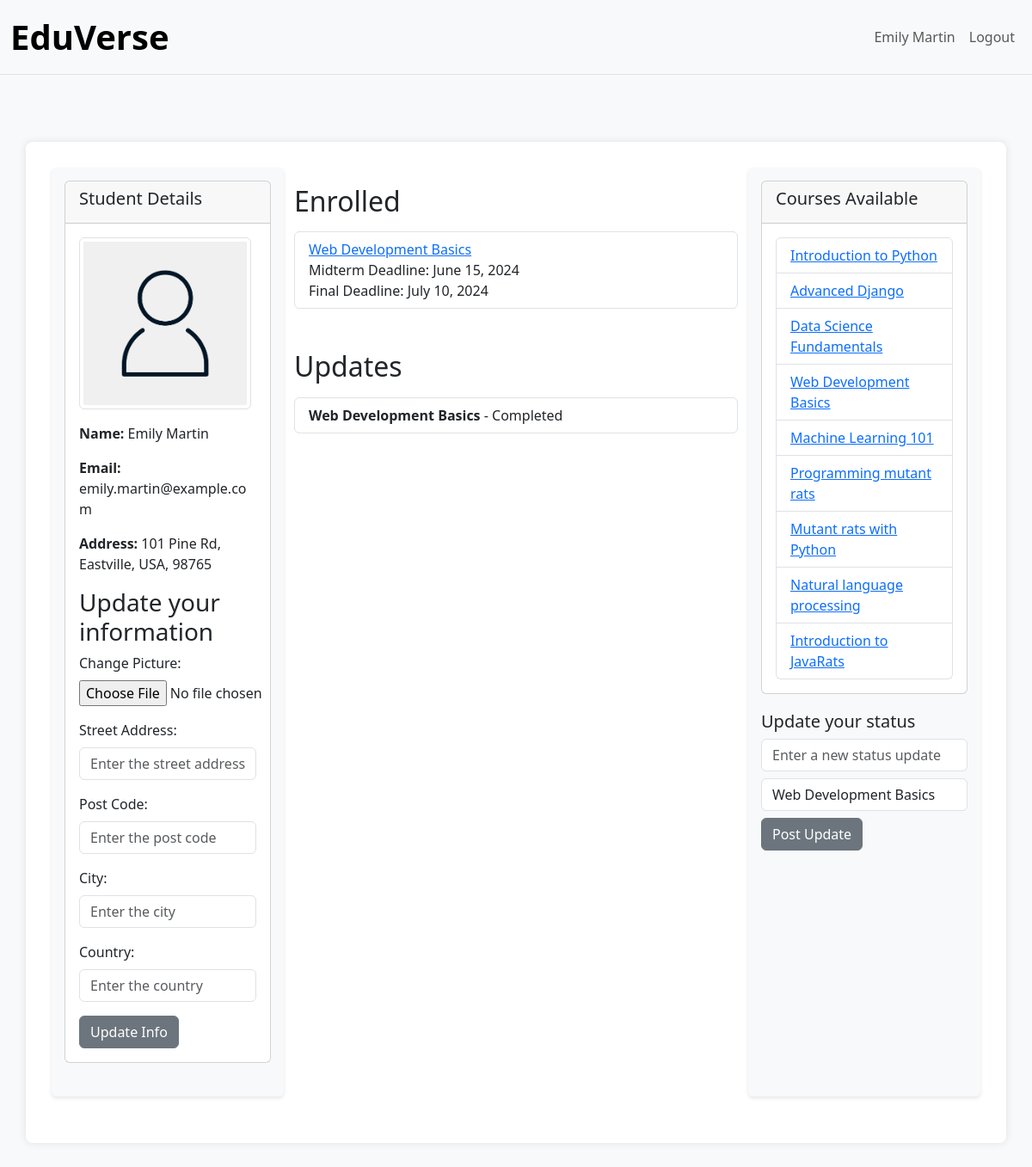
The app's page /student/3/ with its own data.
### EduVerse/models.py (models this page shows, shortened)
class Student(models.Model):
    user = models.OneToOneField(settings.AUTH_USER_MODEL, on_delete=models.CASCADE, related_name='student_profile')
    profile_picture = models.ImageField(upload_to='picture_profile/', null=True, blank=True, default='images/placeholder.png')
    class Meta:
        db_table = 'EduVerse_student'

class User(AbstractUser):
    ROLE_CHOICES = (
        ('student', 'Student'),
        ('teacher', 'Teacher'),
    )
    user_type = models.CharField(max_length=10, choices=ROLE_CHOICES)
    date_of_birth = models.DateField(null=True, blank=True)
    email = models.EmailField(unique=True)
    USERNAME_FIELD = 'email'
    REQUIRED_FIELDS = ['first_name', 'last_name']
    objects = UserManager()
    def get_full_name(self):
        return f"{self.first_name} {self.last_name}"
    class Meta:
        db_table = 'EduVerse_user'

class Address(models.Model):
    street_address = models.CharField(max_length=255)
    post_code = models.CharField(max_length=20)
    city = models.CharField(max_length=100)
    country = models.CharField(max_length=100)
    user = models.OneToOneField(settings.AUTH_USER_MODEL, on_delete=models.CASCADE, related_name='address', default=1)
    def __str__(self):
        return f"{self.street_address}, {self.city}, {self.country}, {self.post_code}"
    class Meta:
        db_table = 'EduVerse_address'

class Course(models.Model):
    course_id = models.AutoField(primary_key=True)
    course_name = models.CharField(max_length=255)
    course_start_date = models.DateField()
    course_length = models.IntegerField()
    midterm_deadline = models.DateField()
    final_deadline = models.DateField()
    teacher = models.ForeignKey('Teacher', on_delete=models.CASCADE, related_name='courses_taught', default=1)
    students = models.ManyToManyField('Student', through='Enrollment', related_name='enrolled_courses', limit_choices_to={'user_type': 'student'})
    materials = models.FileField(upload_to='course_materials/', null=True, blank=True)
    class Meta:
        db_table = 'EduVerse_course'

class Enrollment(models.Model):
    student = models.ForeignKey('Student', on_delete=models.CASCADE)
    course = models.ForeignKey('Course', on_delete=models.CASCADE)
    status_update = models.TextField(blank=True)
    enrollment_date = models.DateTimeField(auto_now_add=True)
    class Meta:
        db_table = 'EduVerse_enrollment'
        unique_together = ('student', 'course')

### EduVerse/views.py (the view)
# urls.py: path('student/<int:pk>/', views.student_home, name='student_home'),
def student_home(request, pk):
    student = get_object_or_404(Student, pk=pk)
    enrolled_courses = Course.objects.filter(students=student)
    available_courses = Course.objects.all()
    enrollments = Enrollment.objects.filter(student=student).order_by('-enrollment_date')
    if request.method == 'POST':
        if 'status_update' in request.POST:
            status_update = request.POST.get('status_update')
            course_id = request.POST.get('course')
            course = Course.objects.get(pk=course_id)
            enrollment, created = Enrollment.objects.get_or_create(student=student, course=course)
            enrollment.status_update = status_update
            enrollment.save()
            form = StudentUpdateForm(instance=student)
        else:
            form = StudentUpdateForm(request.POST, request.FILES, instance=student)
            if form.is_valid():
                student = form.save(commit=False)
                user = student.user
                address = user.address
                changed_fields = form.changed_data
                if 'street_address' in changed_fields:
                    address.street_address = form.cleaned_data.get('street_address', address.street_address)
                if 'post_code' in changed_fields:
                    address.post_code = form.cleaned_data.get('post_code', address.post_code)
                if 'city' in changed_fields:
                    address.city = form.cleaned_data.get('city', address.city)
                if 'country' in changed_fields:
                    address.country = form.cleaned_data.get('country', address.country)
                address.save()
                student.save()
                return redirect('student_home', pk=pk)
            else:
                print("Form errors:", form.errors)
    else:
        form = StudentUpdateForm(instance=student)
    context = {
        'student': student,
        'enrolled_courses': enrolled_courses,
        'enrollments': enrollments,
        'form': form,
        'available_courses': available_courses,
    }
    return render(request, 'student.html', context)

### EduVerse/forms.py
class StudentUpdateForm(forms.ModelForm):
    street_address = forms.CharField(
        widget=forms.TextInput(attrs={'class': 'form-control', 'placeholder': 'Enter the street address'}),
        required=False
    )
    post_code = forms.CharField(
        widget=forms.TextInput(attrs={'class': 'form-control', 'placeholder': 'Enter the post code'}),
        required=False
    )
    city = forms.CharField(
        widget=forms.TextInput(attrs={'class': 'form-control', 'placeholder': 'Enter the city'}),
        required=False
    )
    country = forms.CharField(
        widget=forms.TextInput(attrs={'class': 'form-control', 'placeholder': 'Enter the country'}),
        required=False
    )
    class Meta:
        model = Student
        fields = ['profile_picture', 'street_address', 'post_code', 'city', 'country']
        widgets = {
            'profile_picture': forms.ClearableFileInput(attrs={'class': 'form-control-file'}),
        }

### EduVerse/templates/student.html (shortened to what this page needs)
{% extends "base.html" %}
{% load django_bootstrap5 static crispy_forms_tags %}
{% block navbar_items %}
    {% if student %}
    <li class="nav-item">
        <a class="nav-link" href="{% url 'student_home' student.pk %}">{{ student.user.get_full_name }}</a>
    </li>
    {% endif %}
    <li class="nav-item">
        <form method="post" action="{% url 'logout' %}" class="d-inline">
            <button type="submit" class="nav-link btn btn-link">Logout</button>
        </form>
    </li>
{% endblock %}
{% block content %}
<div class="container mt-5">
    <div class="row">
        <div class="col-md-4 col-sm-12 mb-4 sidebar" id="sidebar-left">
            <div class="card mb-4">
                <div class="card-header">
                    <h5 class="card-title">Student Details</h5>
                </div>
                <div class="card-body">
                    {% if student.profile_picture %}
                        <img src="{{ student.profile_picture.url }}" alt="Current Profile Picture" class="img-thumbnail mb-3" style="max-width: 200px;">
                    {% else %}
                        <p>No profile picture available.</p>
                    {% endif %}
                    <p class="card-text"><strong>Name:</strong> {{ student.user.get_full_name }}</p>
                    <p class="card-text"><strong>Email:</strong> {{ student.user.email }}</p>
                    <p class="card-text"><strong>Address:</strong> {{ student.user.address }}</p>
                    <h3>Update your information</h3>
                    <form method="post" enctype="multipart/form-data">
                        <div class="mb-3">
                            <label for="id_profile_picture" class="form-label">Change Picture:</label>
                            <input type="file" name="profile_picture" accept="image/*" id="id_profile_picture" class="form-control-file">
                        </div>
                        <div class="mb-3">
                            <label for="id_street_address" class="form-label">Street Address:</label>
                            <input type="text" name="street_address" id="id_street_address" class="form-control" placeholder="Enter the street address">
                        </div>
                        <div class="mb-3">
                            <label for="id_post_code" class="form-label">Post Code:</label>
                            <input type="text" name="post_code" id="id_post_code" class="form-control" placeholder="Enter the post code">
                        </div>
                        <div class="mb-3">
                            <label for="id_city" class="form-label">City:</label>
                            <input type="text" name="city" id="id_city" class="form-control" placeholder="Enter the city">
                        </div>
                        <div class="mb-3">
                            <label for="id_country" class="form-label">Country:</label>
                            <input type="text" name="country" id="id_country" class="form-control" placeholder="Enter the country">
                        </div>
                        <button type="submit" class="btn btn-secondary">Update Info</button>
                    </form>
                </div>
            </div>
        </div>
        <div class="col-md-6 col-sm-12 mb-4">
            <div class="mb-5">
                <h2 class="mb-3">Enrolled</h2>
                <ul class="list-group">
                    {% for course in enrolled_courses %}
                    <li class="list-group-item" data-course-id="{{ course.pk }}">
                            <a href="{% url 'course_home' course.pk %}">{{ course.course_name }}</a>
                            <ul class="list-unstyled">
                                <li>Midterm Deadline: {{ course.midterm_deadline }}</li>
                                <li>Final Deadline: {{ course.final_deadline }}</li>
                            </ul>
                        </li>
                    {% empty %}
                        <li class="list-group-item">No courses enrolled</li>
                    {% endfor %}
                </ul>
            </div>
            <div class="mb-5">
                <h2 class="mb-3">Updates</h2>
                <ul class="list-group">
                    {% for enrollment in enrollments %}
                        <li class="list-group-item" data-course-id="{{ enrollment.course.pk }}">
                            <strong>{{ enrollment.course.course_name }}</strong> - {{ enrollment.status_update }}
                        </li>
                    {% empty %}
                        <li class="list-group-item">No status updates</li>
                    {% endfor %}
                </ul>
            </div>
        </div>
        <div class="col-md-4 col-sm-12 mb-4 sidebar" id="sidebar-right">
            <div class="card">
                <div class="card-header">
                    <h5 class="card-title">Courses Available</h5>
                </div>
                <div class="card-body">
                    <ul class="list-group">
                        {% for course in available_courses %}
                            <li class="list-group-item">
                                <a href="{% url 'course_home' course.pk %}">{{ course.course_name }}</a>
                            </li>
                        {% empty %}
                            <li class="list-group-item">No courses available</li>
                        {% endfor %}
                    </ul>
                </div>
            </div>
            <div class="updateStatus">
                <div class="status-header">
                    <h5 class="status-title">Update your status</h5>
                </div>
                <form method="post" action=".">
                    <input type="text" name="status_update" placeholder="Enter a new status update" class="form-control mb-2">
                    <select name="course" class="form-control mb-2">
                        {% for course in enrolled_courses %}
                            <option value="{{ course.pk }}">{{ course.course_name }}</option>
                        {% endfor %}
                    </select>
                    <button type="submit" class="btn btn-secondary">Post Update</button>
                </form>
            </div>
        </div>
    </div>
</div>
{% endblock %}

### EduVerse/static/CSS/stylesheet.css (style rules this page uses)
body { background-color: #f8f9fa; height: 100vh; margin: 0; display: flex; flex-direction: column; }
.container { width: 100%; flex: 1; padding: 30px; background: #fff; border-radius: 8px; box-shadow: 0 0 10px rgba(0, 0, 0, 0.1); display: flex; flex-direction: column; justify-content:space-evenly !important; align-items: center; }
.row { width: 100%; display: flex; justify-content: start; }
#sidebar-left, #sidebar-right { width: 25%; }
.col-md-6 { padding-top: 20px; }
.sidebar { background-color: #f8f9fa; padding: 15px; border-radius: 5px; box-shadow: 0 2px 4px rgba(0,0,0,0.1); }
.updateStatus { margin-top: 20px; }

### records on screen
Student: user.get_full_name "Emily Martin", profile_picture (placeholder picture), user.email "emily.martin@example.com", user.address "101 Pine Rd, Eastville, USA, 98765"
Course: course_name "Web Development Basics", midterm_deadline "June 15, 2024", final_deadline "July 10, 2024"
Enrollment: course.course_name "Web Development Basics", status_update "Completed"
Course: course_name "Introduction to Python"
Course: course_name "Advanced Django"
Course: course_name "Data Science Fundamentals"
Course: course_name "Machine Learning 101"
Course: course_name "Programming mutant rats"
Course: course_name "Mutant rats with Python"
Course: course_name "Natural language processing"
Course: course_name "Introduction to JavaRats"

### other values on screen
form field course "Web Development Basics"
